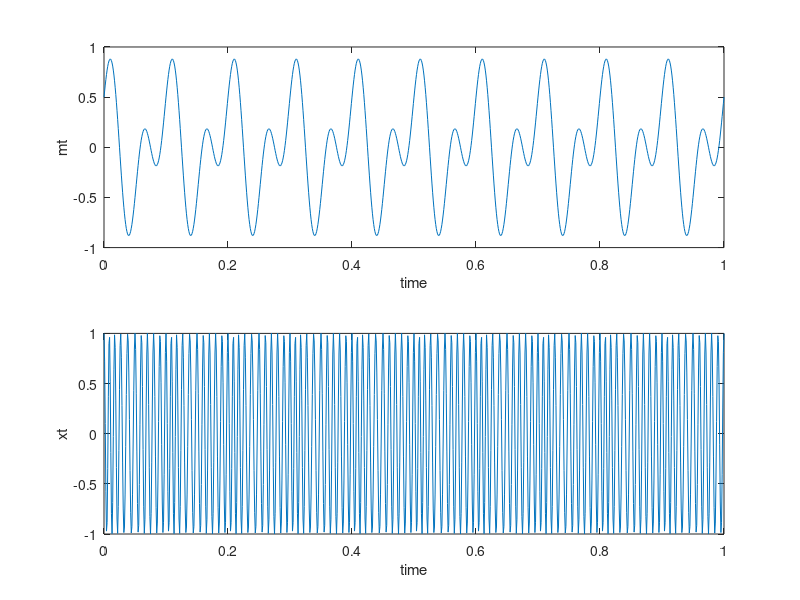
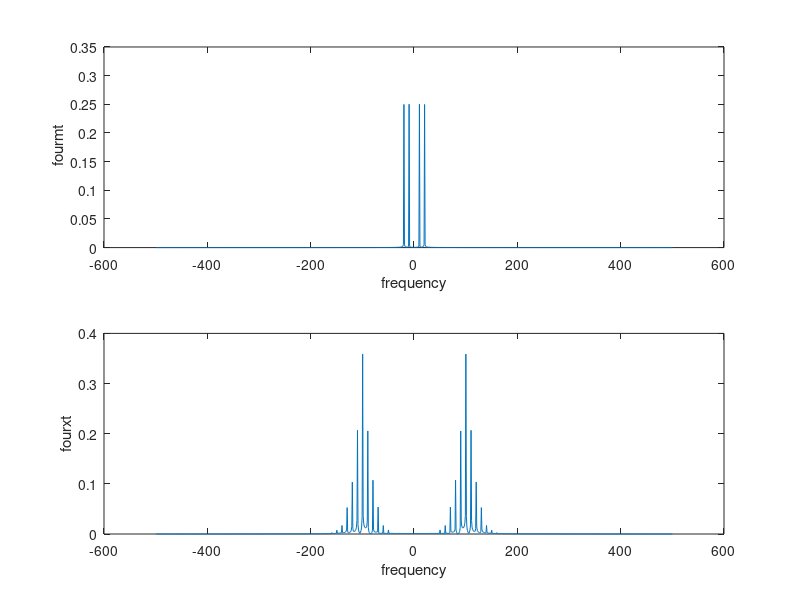
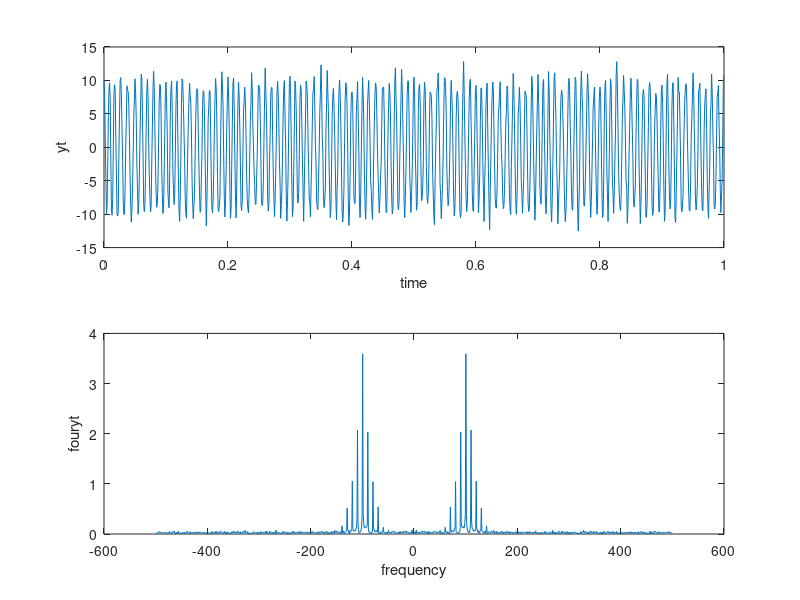

Source code (MATLAB) for these figures, in order: (Note: this script raises an error after producing the figures.)
clear all; close all; clc;
%%1
fs = 1000;
ts = 1/fs;
t = 0:ts:1;
f1 = 10;
f2 = 20;
a = 0.5;
m1t = cos(2*pi*f1*t);
m2t = sin(2*pi*f2*t);
mt = a.*m1t + (1-a).*m2t;

%%2
fc = 100;
kf = 20;
xt = cos(2*pi*fc*t+2*pi*kf*cumsum(mt)*ts);

%%3
figure('Name' , '3)');

subplot(2,1,1);
plot(t,mt);
xlabel ( 'time' );
ylabel ( 'mt' );

subplot(2,1,2); 
plot(t,xt);
xlabel ( 'time' );
ylabel ( 'xt' );

%%4
L = length(t);
foumt = fftshift(abs(fft(mt))/L);
fouxt = fftshift(abs(fft(xt))/L);
f = ((-L./2 + 1):(L./2))/L*fs;

figure('Name' , '4)');

subplot(2,1,1);
plot(f,foumt);
xlabel ( 'frequency' )
ylabel ( ' fourmt' )
subplot(2,1,2); 
plot(f,fouxt);
xlabel ( 'frequency' )
ylabel ( ' fourxt ' )

%%5
noise = randn(size(xt));
h = 10;
yt = h.*xt+noise;
fouyt = fftshift(abs(fft(yt))/L);
figure('Name' , '5)');

subplot(2,1,1);
plot(t,yt);
xlabel ( 'time' )
ylabel ( ' yt ' )
subplot(2,1,2); 
plot(f,fouyt);
xlabel ( 'frequency' )
ylabel ( ' fouryt ' )

%%6 
%%a
%%i
ytdiff = yt;
ytdiff(1002) = 0;
ytdiff = circshift(ytdiff,1);
ytdiff = diff(ytdiff);
pt = ytdiff.*cos(2.*pi.*100.*t);
fcut = 30;
r1t = lowpass(abs(pt),fcut,fs);
fourr1t = fftshift(abs(fft(r1t))/L);
figure('Name' , '6.a)i');
subplot(2,1,1);
plot(t,r1t);
xlabel ( 'time' )
ylabel ( ' r1t ' )
subplot(2,1,2); 
plot(f,fourr1t);
xlabel ( 'frequency' )
ylabel ( ' fourr1t ' )

%%ii
r2t = sqrt(lowpass(ytdiff.*ytdiff,fcut,fs));
fourr2t = fftshift(abs(fft(r2t))/L);
figure('Name' , '6.a)ii');
subplot(2,1,1);
plot(t,r2t);
xlabel ( 'time' )
ylabel ( ' r2t ' )
subplot(2,1,2); 
plot(f,fourr2t);
xlabel ( 'frequency' )
ylabel ( ' fourr2t ' )
%%b
%%i
Nf = 11; 
Fpass = 100;
Fstop = 120;

d = designfilt('differentiatorfir','FilterOrder',Nf,'SampleRate',fs);

ytdiff2 = filter(d,yt);
pt2 = ytdiff2.*cos(2.*pi.*100.*t);
r3t = lowpass(abs(pt2),fcut,fs);
fourr3t = fftshift(abs(fft(r3t))/L);
figure('Name' , '6.b)i');
subplot(2,1,1);
plot(t,r3t);
xlabel ( 'time' )
ylabel ( ' r3t ' )
subplot(2,1,2); 
plot(f,fourr3t);
xlabel ( 'frequency' )
ylabel ( ' four3t ' )

%%ii
r4t = sqrt(lowpass(ytdiff2.*ytdiff2,fcut,fs));
fourr4t = fftshift(abs(fft(r4t))/L);
figure('Name' , '6.b)ii');
subplot(2,1,1);
plot(t,r4t);
xlabel ( 'time' )
ylabel ( ' r4t' )
subplot(2,1,2); 
plot(f,fourr4t);
xlabel ( 'frequency' )
ylabel ( ' fourr4t ' )

%%7
MM = [mt', r1t', r2t',r3t',r4t'];
Rilk = corrcoef(MM)

%%8
t = 0:ts:10;
m1t = cos(2*pi*f1*t);
m2t = sin(2*pi*f2*t);
mt = a.*m1t + (1-a).*m2t;
xt = cos(2*pi*fc*t+2*pi*kf*cumsum(mt)*ts);
h_sim_db = -5:15;
h_sim = 10.^(h_sim_db/10);
n_sim = 10;
cc1 = zeros(n_sim,length(h_sim));
cc2 = zeros(n_sim,length(h_sim));
cc3 = zeros(n_sim,length(h_sim));
cc4 = zeros(n_sim,length(h_sim));
for a = 1:length(h_sim)
    for b = 1:n_sim
       
        %%5
        noise = randn(size(xt));
        yt = h_sim(a).*xt+noise;
        %%6.a i
        ytdiff = diff([0,yt]);
        pt = ytdiff.*cos(2.*pi.*100.*t);
        fcut = 30;
        r1t = lowpass(abs(pt),fcut,fs);
        %%6.a ii
        r2t = sqrt(lowpass(ytdiff.*ytdiff,fcut,fs));
        %%6.b i
        ytdiff2 = filter(d,yt);
        pt2 = ytdiff2.*cos(2.*pi.*100.*t);
        r3t = lowpass(abs(pt2),fcut,fs);
        %%6.b ii
        r4t = sqrt(lowpass(ytdiff2.*ytdiff2,fcut,fs));
       
        R = corrcoef([mt',r1t',r2t',r3t',r4t']);
        cc1(b,a) = R(1,2);
        
        cc2(b,a) = R(1,3);
        
        cc3(b,a) = R(1,4);
        
        cc4(b,a) = R(1,5);
        end
end

cc1=100*mean(abs(cc1));
cc2=100*mean(abs(cc2));
cc3=100*mean(abs(cc3));
cc4=100*mean(abs(cc4));
figure('Name' , '7)');
xlabel ( ' coefficient h ' )
ylabel ( ' Correlation coefficents ' )
title ( ' Correlation coefficents - A ' )
hold on
plot(h_sim_db,cc1);
plot(h_sim_db,cc2);
plot(h_sim_db,cc3);
plot(h_sim_db,cc4);








